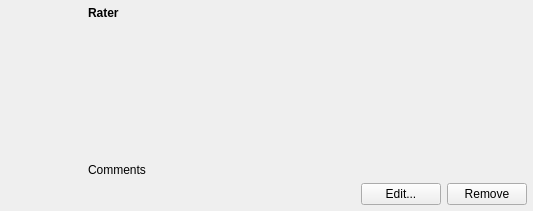
<?xml version="1.0" encoding="UTF-8"?>
<ui version="4.0">
 <class>RatingDisplayWidget</class>
 <widget class="QWidget" name="RatingDisplayWidget">
  <property name="geometry">
   <rect>
    <x>0</x>
    <y>0</y>
    <width>533</width>
    <height>211</height>
   </rect>
  </property>
  <property name="autoFillBackground">
   <bool>true</bool>
  </property>
  <property name="locale">
   <locale language="English" country="UnitedStates"/>
  </property>
  <layout class="QHBoxLayout">
   <item>
    <layout class="QVBoxLayout">
     <item>
      <spacer name="spacer2_2">
       <property name="orientation">
        <enum>Qt::Vertical</enum>
       </property>
       <property name="sizeType">
        <enum>QSizePolicy::Fixed</enum>
       </property>
       <property name="sizeHint" stdset="0">
        <size>
         <width>21</width>
         <height>20</height>
        </size>
       </property>
      </spacer>
     </item>
     <item>
      <widget class="QLabel" name="iconLabel">
       <property name="minimumSize">
        <size>
         <width>76</width>
         <height>0</height>
        </size>
       </property>
       <property name="text">
        <string/>
       </property>
       <property name="alignment">
        <set>Qt::AlignCenter</set>
       </property>
       <property name="wordWrap">
        <bool>false</bool>
       </property>
      </widget>
     </item>
     <item>
      <spacer name="spacer2">
       <property name="orientation">
        <enum>Qt::Vertical</enum>
       </property>
       <property name="sizeType">
        <enum>QSizePolicy::Expanding</enum>
       </property>
       <property name="sizeHint" stdset="0">
        <size>
         <width>21</width>
         <height>80</height>
        </size>
       </property>
      </spacer>
     </item>
    </layout>
   </item>
   <item>
    <layout class="QVBoxLayout">
     <item>
      <widget class="QLabel" name="raterName">
       <property name="sizePolicy">
        <sizepolicy hsizetype="Expanding" vsizetype="Preferred">
         <horstretch>0</horstretch>
         <verstretch>0</verstretch>
        </sizepolicy>
       </property>
       <property name="font">
        <font>
         <weight>75</weight>
         <bold>true</bold>
        </font>
       </property>
       <property name="text">
        <string>Rater</string>
       </property>
       <property name="wordWrap">
        <bool>false</bool>
       </property>
      </widget>
     </item>
     <item>
      <widget class="K3ListView" name="criteriaListView">
       <property name="sizePolicy">
        <sizepolicy hsizetype="Preferred" vsizetype="Preferred">
         <horstretch>0</horstretch>
         <verstretch>1</verstretch>
        </sizepolicy>
       </property>
       <property name="focusPolicy">
        <enum>Qt::NoFocus</enum>
       </property>
       <property name="selectionMode">
        <enum>Q3ListView::NoSelection</enum>
       </property>
       <column>
        <property name="text">
         <string>Criteria</string>
        </property>
        <property name="clickable">
         <bool>true</bool>
        </property>
        <property name="resizable">
         <bool>true</bool>
        </property>
       </column>
       <column>
        <property name="text">
         <string>Stars</string>
        </property>
        <property name="clickable">
         <bool>true</bool>
        </property>
        <property name="resizable">
         <bool>true</bool>
        </property>
       </column>
      </widget>
     </item>
     <item>
      <widget class="QLabel" name="comment">
       <property name="sizePolicy">
        <sizepolicy hsizetype="Expanding" vsizetype="Expanding">
         <horstretch>0</horstretch>
         <verstretch>0</verstretch>
        </sizepolicy>
       </property>
       <property name="text">
        <string>Comments</string>
       </property>
       <property name="alignment">
        <set>Qt::AlignTop</set>
       </property>
       <property name="wordWrap">
        <bool>true</bool>
       </property>
      </widget>
     </item>
     <item>
      <layout class="QHBoxLayout">
       <item>
        <spacer name="spacer">
         <property name="orientation">
          <enum>Qt::Horizontal</enum>
         </property>
         <property name="sizeType">
          <enum>QSizePolicy::Expanding</enum>
         </property>
         <property name="sizeHint" stdset="0">
          <size>
           <width>150</width>
           <height>20</height>
          </size>
         </property>
        </spacer>
       </item>
       <item>
        <widget class="KPushButton" name="buttonEdit">
         <property name="text">
          <string>Edit...</string>
         </property>
         <property name="icon">
          <iconset theme="document-edit">
           <normaloff/>
          </iconset>
         </property>
         <property name="shortcut">
          <string/>
         </property>
        </widget>
       </item>
       <item>
        <widget class="KPushButton" name="buttonRemove">
         <property name="text">
          <string>Remove</string>
         </property>
         <property name="icon">
          <iconset theme="list-remove">
           <normaloff/>
          </iconset>
         </property>
         <property name="shortcut">
          <string/>
         </property>
        </widget>
       </item>
      </layout>
     </item>
    </layout>
   </item>
  </layout>
 </widget>
 <layoutdefault spacing="6" margin="6"/>
 <layoutfunction spacing="KDialog::spacingHint" margin="KDialog::marginHint"/>
 <customwidgets>
  <customwidget>
   <class>K3ListView</class>
   <extends>Q3ListView</extends>
   <header>k3listview.h</header>
  </customwidget>
  <customwidget>
   <class>KPushButton</class>
   <extends>QPushButton</extends>
   <header>kpushbutton.h</header>
  </customwidget>
  <customwidget>
   <class>Q3Frame</class>
   <extends>QFrame</extends>
   <header>Qt3Support/Q3Frame</header>
   <container>1</container>
  </customwidget>
  <customwidget>
   <class>Q3ListView</class>
   <extends>Q3Frame</extends>
   <header>q3listview.h</header>
  </customwidget>
 </customwidgets>
 <includes>
  <include location="local">datablocks/rating.h</include>
  <include location="local">k3listview.h</include>
  <include location="local">kpushbutton.h</include>
  <include location="local">kpushbutton.h</include>
 </includes>
 <resources/>
 <connections/>
</ui>
